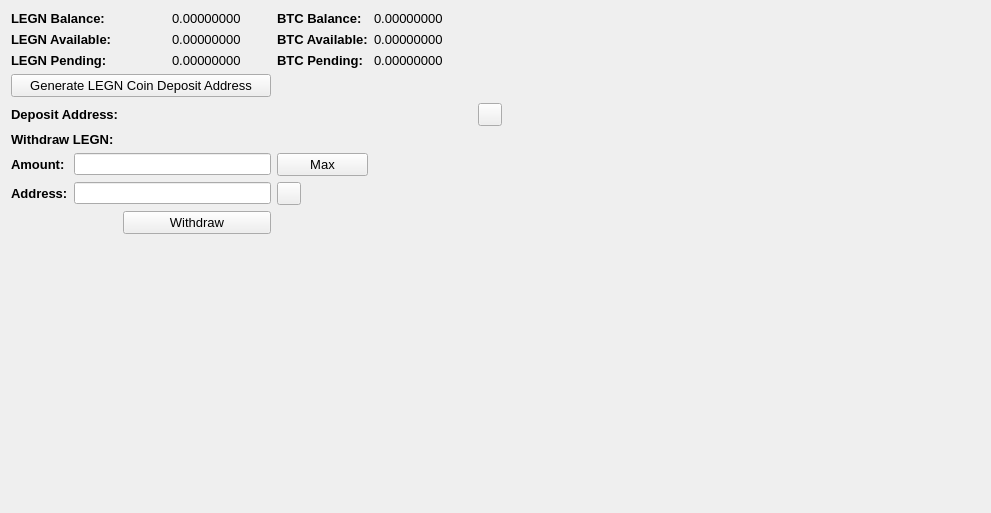
     <widget class="QWidget" name="BalanceTab">
      <attribute name="title">
       <string>Balance</string>
      </attribute>
      <layout class="QGridLayout" name="gridLayout_2">
       <item row="0" column="0" colspan="2">
        <widget class="QLabel" name="label_11">
         <property name="font">
          <font>
           <pointsize>10</pointsize>
           <weight>75</weight>
           <bold>true</bold>
          </font>
         </property>
         <property name="text">
          <string>LEGN Balance:</string>
         </property>
        </widget>
       </item>
       <item row="0" column="3">
        <widget class="QLabel" name="HMBalanceLabel">
         <property name="font">
          <font>
           <pointsize>10</pointsize>
          </font>
         </property>
         <property name="text">
          <string>0.00000000</string>
         </property>
         <property name="textInteractionFlags">
          <set>Qt::LinksAccessibleByMouse|Qt::TextSelectableByMouse</set>
         </property>
        </widget>
       </item>
       <item row="0" column="4">
        <widget class="QLabel" name="label_12">
         <property name="font">
          <font>
           <pointsize>10</pointsize>
           <weight>75</weight>
           <bold>true</bold>
          </font>
         </property>
         <property name="text">
          <string>BTC Balance:</string>
         </property>
        </widget>
       </item>
       <item row="0" column="5">
        <widget class="QLabel" name="BitcoinBalanceLabel">
         <property name="font">
          <font>
           <pointsize>10</pointsize>
          </font>
         </property>
         <property name="text">
          <string>0.00000000</string>
         </property>
         <property name="textInteractionFlags">
          <set>Qt::LinksAccessibleByMouse|Qt::TextSelectableByMouse</set>
         </property>
        </widget>
       </item>
       <item row="0" column="7" rowspan="10">
        <spacer name="horizontalSpacer_4">
         <property name="orientation">
          <enum>Qt::Horizontal</enum>
         </property>
         <property name="sizeHint" stdset="0">
          <size>
           <width>478</width>
           <height>488</height>
          </size>
         </property>
        </spacer>
       </item>
       <item row="1" column="0" colspan="2">
        <widget class="QLabel" name="label_13">
         <property name="font">
          <font>
           <pointsize>10</pointsize>
           <weight>75</weight>
           <bold>true</bold>
          </font>
         </property>
         <property name="text">
          <string>LEGN Available:</string>
         </property>
        </widget>
       </item>
       <item row="1" column="3">
        <widget class="QLabel" name="HMAvailableLabel_2">
         <property name="font">
          <font>
           <pointsize>10</pointsize>
          </font>
         </property>
         <property name="text">
          <string>0.00000000</string>
         </property>
         <property name="textInteractionFlags">
          <set>Qt::LinksAccessibleByMouse|Qt::TextSelectableByMouse</set>
         </property>
        </widget>
       </item>
       <item row="1" column="4">
        <widget class="QLabel" name="label_15">
         <property name="font">
          <font>
           <pointsize>10</pointsize>
           <weight>75</weight>
           <bold>true</bold>
          </font>
         </property>
         <property name="text">
          <string>BTC Available:</string>
         </property>
        </widget>
       </item>
       <item row="1" column="5">
        <widget class="QLabel" name="BitcoinAvailableLabel">
         <property name="font">
          <font>
           <pointsize>10</pointsize>
          </font>
         </property>
         <property name="text">
          <string>0.00000000</string>
         </property>
         <property name="textInteractionFlags">
          <set>Qt::LinksAccessibleByMouse|Qt::TextSelectableByMouse</set>
         </property>
        </widget>
       </item>
       <item row="2" column="0" colspan="2">
        <widget class="QLabel" name="label_14">
         <property name="font">
          <font>
           <pointsize>10</pointsize>
           <weight>75</weight>
           <bold>true</bold>
          </font>
         </property>
         <property name="text">
          <string>LEGN Pending:</string>
         </property>
        </widget>
       </item>
       <item row="2" column="3">
        <widget class="QLabel" name="HMPendingLabel">
         <property name="font">
          <font>
           <pointsize>10</pointsize>
          </font>
         </property>
         <property name="text">
          <string>0.00000000</string>
         </property>
         <property name="textInteractionFlags">
          <set>Qt::LinksAccessibleByMouse|Qt::TextSelectableByMouse</set>
         </property>
        </widget>
       </item>
       <item row="2" column="4">
        <widget class="QLabel" name="label_31">
         <property name="font">
          <font>
           <pointsize>10</pointsize>
           <weight>75</weight>
           <bold>true</bold>
          </font>
         </property>
         <property name="text">
          <string>BTC Pending:</string>
         </property>
        </widget>
       </item>
       <item row="2" column="5">
        <widget class="QLabel" name="BitcoinPendingLabel">
         <property name="font">
          <font>
           <pointsize>10</pointsize>
          </font>
         </property>
         <property name="text">
          <string>0.00000000</string>
         </property>
         <property name="textInteractionFlags">
          <set>Qt::LinksAccessibleByMouse|Qt::TextSelectableByMouse</set>
         </property>
        </widget>
       </item>
       <item row="3" column="0" colspan="4">
        <widget class="QPushButton" name="GenDepositBTN">
         <property name="font">
          <font>
           <pointsize>10</pointsize>
          </font>
         </property>
         <property name="text">
          <string>Generate LEGN Coin Deposit Address</string>
         </property>
        </widget>
       </item>
       <item row="4" column="0" colspan="3">
        <widget class="QLabel" name="label_33">
         <property name="font">
          <font>
           <pointsize>10</pointsize>
           <weight>75</weight>
           <bold>true</bold>
          </font>
         </property>
         <property name="text">
          <string>Deposit Address:</string>
         </property>
        </widget>
       </item>
       <item row="4" column="3" colspan="3">
        <widget class="QLabel" name="DepositAddressLabel">
         <property name="minimumSize">
          <size>
           <width>300</width>
           <height>0</height>
          </size>
         </property>
         <property name="palette">
          <palette>
           <active>
            <colorrole role="WindowText">
             <brush brushstyle="SolidPattern">
              <color alpha="255">
               <red>0</red>
               <green>0</green>
               <blue>0</blue>
              </color>
             </brush>
            </colorrole>
            <colorrole role="Text">
             <brush brushstyle="SolidPattern">
              <color alpha="255">
               <red>0</red>
               <green>0</green>
               <blue>255</blue>
              </color>
             </brush>
            </colorrole>
           </active>
           <inactive>
            <colorrole role="WindowText">
             <brush brushstyle="SolidPattern">
              <color alpha="255">
               <red>0</red>
               <green>0</green>
               <blue>0</blue>
              </color>
             </brush>
            </colorrole>
            <colorrole role="Text">
             <brush brushstyle="SolidPattern">
              <color alpha="255">
               <red>0</red>
               <green>0</green>
               <blue>255</blue>
              </color>
             </brush>
            </colorrole>
           </inactive>
           <disabled>
            <colorrole role="WindowText">
             <brush brushstyle="SolidPattern">
              <color alpha="255">
               <red>120</red>
               <green>120</green>
               <blue>120</blue>
              </color>
             </brush>
            </colorrole>
            <colorrole role="Text">
             <brush brushstyle="SolidPattern">
              <color alpha="255">
               <red>120</red>
               <green>120</green>
               <blue>120</blue>
              </color>
             </brush>
            </colorrole>
           </disabled>
          </palette>
         </property>
         <property name="font">
          <font>
           <pointsize>10</pointsize>
           <weight>75</weight>
           <bold>true</bold>
          </font>
         </property>
         <property name="text">
          <string/>
         </property>
         <property name="alignment">
          <set>Qt::AlignRight|Qt::AlignTrailing|Qt::AlignVCenter</set>
         </property>
         <property name="textInteractionFlags">
          <set>Qt::LinksAccessibleByMouse|Qt::TextSelectableByKeyboard|Qt::TextSelectableByMouse</set>
         </property>
        </widget>
       </item>
       <item row="4" column="6">
        <widget class="QToolButton" name="DepositCopyButton">
         <property name="toolTip">
          <string>Copy to clipboard</string>
         </property>
         <property name="text">
          <string/>
         </property>
         <property name="icon">
          <iconset resource="../bitcoin.qrc">
           <normaloff>:/icons/editcopy</normaloff>:/icons/editcopy</iconset>
         </property>
         <property name="shortcut">
          <string>Alt+P</string>
         </property>
        </widget>
       </item>
       <item row="5" column="0" colspan="2">
        <widget class="QLabel" name="label_34">
         <property name="font">
          <font>
           <pointsize>10</pointsize>
           <weight>75</weight>
           <bold>true</bold>
          </font>
         </property>
         <property name="text">
          <string>Withdraw LEGN:</string>
         </property>
        </widget>
       </item>
       <item row="6" column="0">
        <widget class="QLabel" name="label_26">
         <property name="font">
          <font>
           <pointsize>10</pointsize>
           <weight>75</weight>
           <bold>true</bold>
          </font>
         </property>
         <property name="text">
          <string>Amount:</string>
         </property>
        </widget>
       </item>
       <item row="6" column="1" colspan="3">
        <widget class="QLineEdit" name="WithdrawUnitsInput">
         <property name="font">
          <font>
           <pointsize>9</pointsize>
           <weight>75</weight>
           <bold>true</bold>
          </font>
         </property>
         <property name="text">
          <string/>
         </property>
        </widget>
       </item>
       <item row="6" column="4">
        <widget class="QPushButton" name="Withdraw_Max_Amount">
         <property name="font">
          <font>
           <pointsize>10</pointsize>
          </font>
         </property>
         <property name="text">
          <string>Max</string>
         </property>
        </widget>
       </item>
       <item row="7" column="0">
        <widget class="QLabel" name="label_10">
         <property name="font">
          <font>
           <pointsize>10</pointsize>
           <weight>75</weight>
           <bold>true</bold>
          </font>
         </property>
         <property name="text">
          <string>Address:</string>
         </property>
        </widget>
       </item>
       <item row="7" column="1" colspan="3">
        <widget class="QLineEdit" name="WithdrawAddress">
         <property name="font">
          <font>
           <pointsize>9</pointsize>
           <weight>75</weight>
           <bold>true</bold>
          </font>
         </property>
        </widget>
       </item>
       <item row="7" column="4">
        <widget class="QToolButton" name="WithdrawPasteButton">
         <property name="toolTip">
          <string>Paste from clipboard</string>
         </property>
         <property name="text">
          <string/>
         </property>
         <property name="icon">
          <iconset resource="../bitcoin.qrc">
           <normaloff>:/icons/editpaste</normaloff>:/icons/editpaste</iconset>
         </property>
         <property name="shortcut">
          <string>Alt+P</string>
         </property>
        </widget>
       </item>
       <item row="8" column="2" colspan="2">
        <widget class="QPushButton" name="WithdrawUnitsBtn">
         <property name="font">
          <font>
           <pointsize>10</pointsize>
          </font>
         </property>
         <property name="text">
          <string>Withdraw</string>
         </property>
        </widget>
       </item>
       <item row="9" column="0" colspan="6">
        <spacer name="verticalSpacer">
         <property name="orientation">
          <enum>Qt::Vertical</enum>
         </property>
         <property name="sizeHint" stdset="0">
          <size>
           <width>428</width>
           <height>262</height>
          </size>
         </property>
        </spacer>
       </item>
      </layout>
      <zorder>label_31</zorder>
      <zorder>label_15</zorder>
      <zorder>label_12</zorder>
      <zorder>label_14</zorder>
      <zorder>label_13</zorder>
      <zorder>label_11</zorder>
      <zorder>BitcoinBalanceLabel</zorder>
      <zorder>HMBalanceLabel</zorder>
      <zorder>HMAvailableLabel_2</zorder>
      <zorder>HMPendingLabel</zorder>
      <zorder>BitcoinAvailableLabel</zorder>
      <zorder>BitcoinPendingLabel</zorder>
      <zorder>label_33</zorder>
      <zorder>GenDepositBTN</zorder>
      <zorder>DepositAddressLabel</zorder>
      <zorder>Withdraw_Max_Amount</zorder>
      <zorder>label_34</zorder>
      <zorder>WithdrawUnitsInput</zorder>
      <zorder>label_10</zorder>
      <zorder>label_26</zorder>
      <zorder>WithdrawAddress</zorder>
      <zorder>WithdrawUnitsBtn</zorder>
      <zorder>horizontalSpacer_4</zorder>
      <zorder>verticalSpacer</zorder>
      <zorder>WithdrawPasteButton</zorder>
      <zorder>DepositCopyButton</zorder>
     </widget>
